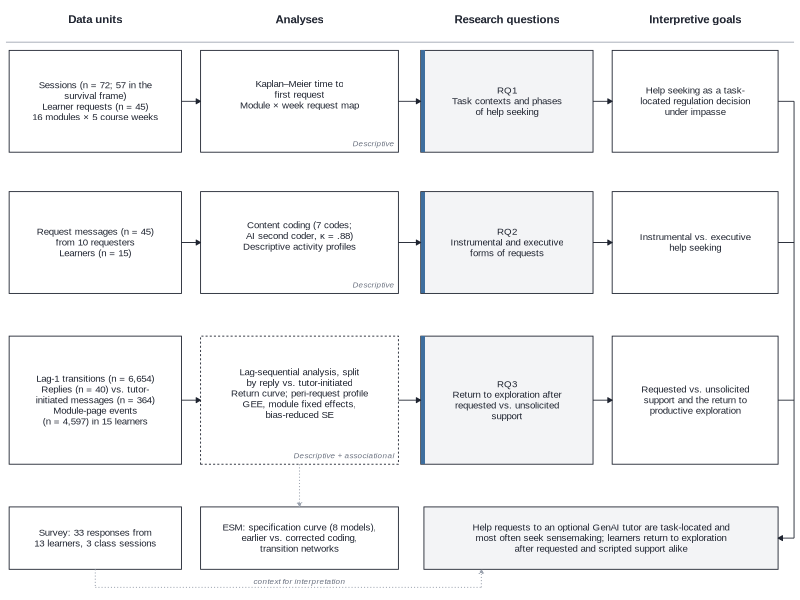
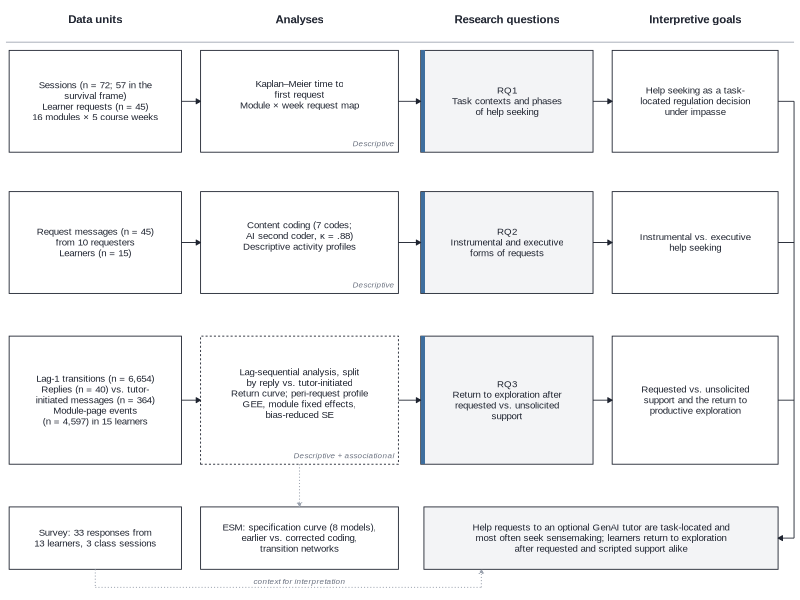
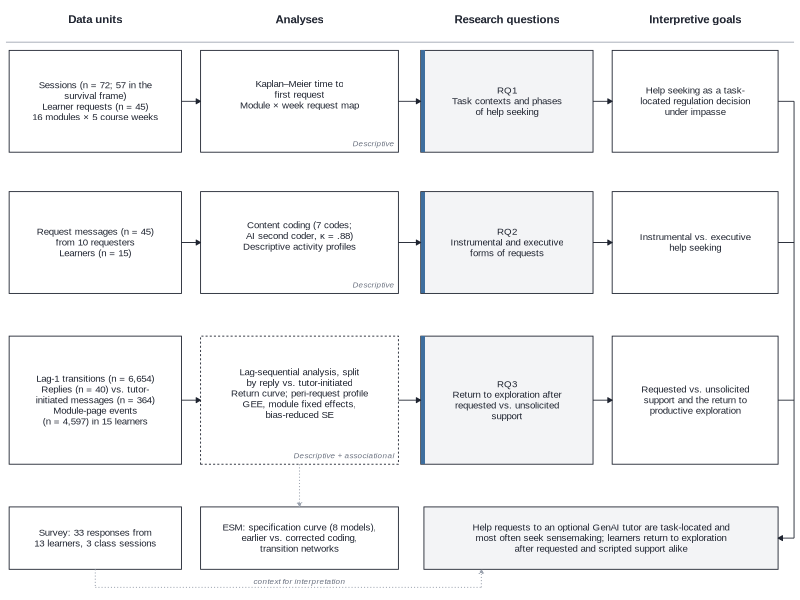

These charts were generated, in order, by the following R code:
# Analytic framework: data units -> analyses -> RQ -> interpretive goal (consent-16 n values). Vector, 174 mm.
suppressPackageStartupMessages({library(ggplot2); library(dplyr); library(tibble)})
# Figure 3 (Method, Data Analysis). Hand-specified diagram: the n values in the boxes are typed text, not read from
# results; check_numbers.py does not cover them. Output folder from TKL_FIGOUT (repro/run_all.py), default figures/out.
out <- Sys.getenv("TKL_FIGOUT", "out"); dir.create(out, showWarnings = FALSE, recursive = TRUE)
ink <- "#1F2430"; mid <- "#6B7280"; rule <- "#9CA3AF"; fill0 <- "#F3F4F6"; accent <- "#3E6E9E"; fam <- "Arial"
# columns (x centres) and widths
cx <- c(units = 1.55, an = 4.75, rq = 8.0, goal = 10.95); w <- c(units = 2.7, an = 3.1, rq = 2.7, goal = 2.6)
ly <- c(RQ1 = 6.1, RQ2 = 3.95, RQ3 = 1.55); h <- c(RQ1 = 1.55, RQ2 = 1.55, RQ3 = 1.95)
box <- function(col, lane, label, lty = "solid", fill = "white", bold = FALSE, tag = NA, hh = h[[lane]], yy = ly[[lane]]) {
  tibble(x = cx[[col]], y = yy, w = w[[col]], h = hh, label = label, lty = lty, fill = fill, bold = bold, tag = tag)
}
B <- bind_rows(
  box("units", "RQ1", "Sessions (n = 72; 57 in the\nsurvival frame)\nLearner requests (n = 45)\n16 modules \u00d7 5 course weeks"),
  box("units", "RQ2", "Request messages (n = 45)\nfrom 10 requesters\nLearners (n = 15)"),
  box("units", "RQ3", "Lag-1 transitions (n = 6,654)\nReplies (n = 40) vs. tutor-\ninitiated messages (n = 364)\nModule-page events\n(n = 4,597) in 15 learners"),
  box("an", "RQ1", "Kaplan\u2013Meier time to\nfirst request\nModule \u00d7 week request map", tag = "Descriptive"),
  box("an", "RQ2", "Content coding (7 codes;\nAI second coder, \u03ba = .88)\nDescriptive activity profiles", tag = "Descriptive"),
  box("an", "RQ3", "Lag-sequential analysis, split\nby reply vs. tutor-initiated\nReturn curve; peri-request profile\nGEE, module fixed effects,\nbias-reduced SE", lty = "22", tag = "Descriptive + associational"),
  box("rq", "RQ1", "RQ1\nTask contexts and phases\nof help seeking", fill = fill0, bold = TRUE),
  box("rq", "RQ2", "RQ2\nInstrumental and executive\nforms of requests", fill = fill0, bold = TRUE),
  box("rq", "RQ3", "RQ3\nReturn to exploration after\nrequested vs. unsolicited\nsupport", fill = fill0, bold = TRUE),
  box("goal", "RQ1", "Help seeking as a task-\nlocated regulation decision\nunder impasse"),
  box("goal", "RQ2", "Instrumental vs. executive\nhelp seeking"),
  box("goal", "RQ3", "Requested vs. unsolicited\nsupport and the return to\nproductive exploration")
)
# context unit (survey) and ESM branch, converging box
ctx <- tibble(x = cx[["units"]], y = -0.55, w = w[["units"]], h = 0.95, label = "Survey: 33 responses from\n13 learners, 3 class sessions", lty = "solid", fill = "white", bold = FALSE, tag = NA)
esm <- tibble(x = cx[["an"]], y = -0.55, w = w[["an"]], h = 0.95, label = "ESM: specification curve (8 models),\nearlier vs. corrected coding,\ntransition networks", lty = "solid", fill = "white", bold = FALSE, tag = NA)
conv <- tibble(x = 9.475, y = -0.55, w = 5.55, h = 0.95, label = "Help requests to an optional GenAI tutor are task-located and\nmost often seek sensemaking; learners return to exploration\nafter requested and scripted support alike", lty = "solid", fill = fill0, bold = TRUE, tag = NA)
AllB <- bind_rows(B, ctx, esm, conv)
edge <- function(x1, y1, x2, y2, lt = "solid", col = ink) tibble(x = x1, y = y1, xend = x2, yend = y2, lt = lt, col = col)
E <- bind_rows(lapply(names(ly), function(l) bind_rows(
  edge(cx[["units"]] + w[["units"]] / 2, ly[[l]], cx[["an"]] - w[["an"]] / 2, ly[[l]]),
  edge(cx[["an"]] + w[["an"]] / 2, ly[[l]], cx[["rq"]] - w[["rq"]] / 2, ly[[l]]),
  edge(cx[["rq"]] + w[["rq"]] / 2, ly[[l]], cx[["goal"]] - w[["goal"]] / 2, ly[[l]]))))
# goals converge (orthogonal: down a spine at the right of goal column, then into contribution box)
spine_x <- cx[["goal"]] + w[["goal"]] / 2 + 0.25
S <- bind_rows(lapply(names(ly), function(l) tibble(x = cx[["goal"]] + w[["goal"]] / 2, y = ly[[l]], xend = spine_x, yend = ly[[l]])),
               tibble(x = spine_x, y = ly[["RQ1"]], xend = spine_x, yend = -0.55))
S_arrow <- tibble(x = spine_x, y = -0.55, xend = 9.475 + 5.55 / 2, yend = -0.55)
# ESM branch (light, dotted) from RQ3 analyses; survey context to contribution (light)
br <- edge(cx[["an"]], ly[["RQ3"]] - h[["RQ3"]] / 2, cx[["an"]], -0.55 + 0.475, "12", rule)
ctxl <- tibble(x = c(cx[["units"]], cx[["units"]]), y = c(-1.025, -1.3), xend = c(cx[["units"]], 7.6), yend = c(-1.3, -1.3))
ctxa <- tibble(x = 7.6, y = -1.3, xend = 7.6, yend = -1.025)
br2 <- tibble(x = cx[["units"]] + w[["units"]] / 2, y = -0.75, xend = 9.475 - 5.55 / 2, yend = -0.75)
hdr <- tibble(x = cx, y = 7.35, label = c("Data units", "Analyses", "Research questions", "Interpretive goals"))
p <- ggplot() +
  geom_rect(data = AllB, aes(xmin = x - w / 2, xmax = x + w / 2, ymin = y - h / 2, ymax = y + h / 2, linetype = lty, fill = fill),
            colour = ink, linewidth = 0.3) +
  geom_rect(data = filter(AllB, grepl("^RQ", label)), aes(xmin = x - w / 2, xmax = x - w / 2 + 0.06, ymin = y - h / 2, ymax = y + h / 2),
            fill = accent, colour = NA) +
  geom_text(data = AllB, aes(x = x, y = y + ifelse(is.na(tag), 0, 0.1), label = label), family = fam, size = 2.45, colour = ink, lineheight = 0.92) +
  geom_text(data = filter(AllB, !is.na(tag)), aes(x = x + w / 2 - 0.06, y = y - h / 2 + 0.13, label = tag), family = fam,
            size = 2.05, colour = mid, hjust = 1, fontface = "italic") +
  geom_segment(data = E, aes(x, y, xend = xend, yend = yend), colour = ink, linewidth = 0.3,
               arrow = arrow(length = unit(1.3, "mm"), type = "closed")) +
  geom_segment(data = S, aes(x, y, xend = xend, yend = yend), colour = ink, linewidth = 0.3) +
  geom_segment(data = S_arrow, aes(x, y, xend = xend, yend = yend), colour = ink, linewidth = 0.3,
               arrow = arrow(length = unit(1.3, "mm"), type = "closed")) +
  geom_segment(data = br, aes(x, y, xend = xend, yend = yend), colour = rule, linewidth = 0.35, linetype = "12",
               arrow = arrow(length = unit(1.2, "mm"), type = "closed")) +
  geom_text(data = hdr, aes(x, y, label = label), family = fam, size = 2.9, fontface = "bold", colour = ink) +
  annotate("segment", x = 0.15, xend = 12.5, y = 7.0, yend = 7.0, colour = rule, linewidth = 0.3) +
  geom_segment(data = ctxl, aes(x, y, xend = xend, yend = yend), colour = rule, linewidth = 0.35, linetype = "12") +
  geom_segment(data = ctxa, aes(x, y, xend = xend, yend = yend), colour = rule, linewidth = 0.35, linetype = "12",
               arrow = arrow(length = unit(1.2, "mm"), type = "closed")) +
  annotate("text", x = 4.75, y = -1.21, label = "context for interpretation", family = fam, size = 2.05, colour = mid, fontface = "italic") +
  scale_linetype_identity() + scale_fill_identity() +
  coord_cartesian(xlim = c(0.1, 12.55), ylim = c(-1.45, 7.6), expand = FALSE) + theme_void() +
  theme(plot.background = element_rect(fill = "white", colour = NA), plot.margin = margin(2, 2, 2, 2))
for (ext in c("pdf", "png", "tiff")) {
  f <- file.path(out, paste0("Figure3_analytic_framework.", ext))
  if (ext == "pdf") ggsave(f, p, width = 174, height = 122, units = "mm", device = cairo_pdf)
  if (ext == "png") ggsave(f, p, width = 174, height = 122, units = "mm", dpi = 600, device = ragg::agg_png, bg = "white")
  if (ext == "tiff") ggsave(f, p, width = 174, height = 122, units = "mm", dpi = 600, device = ragg::agg_tiff, compression = "lzw")
}
cat("done\n")
